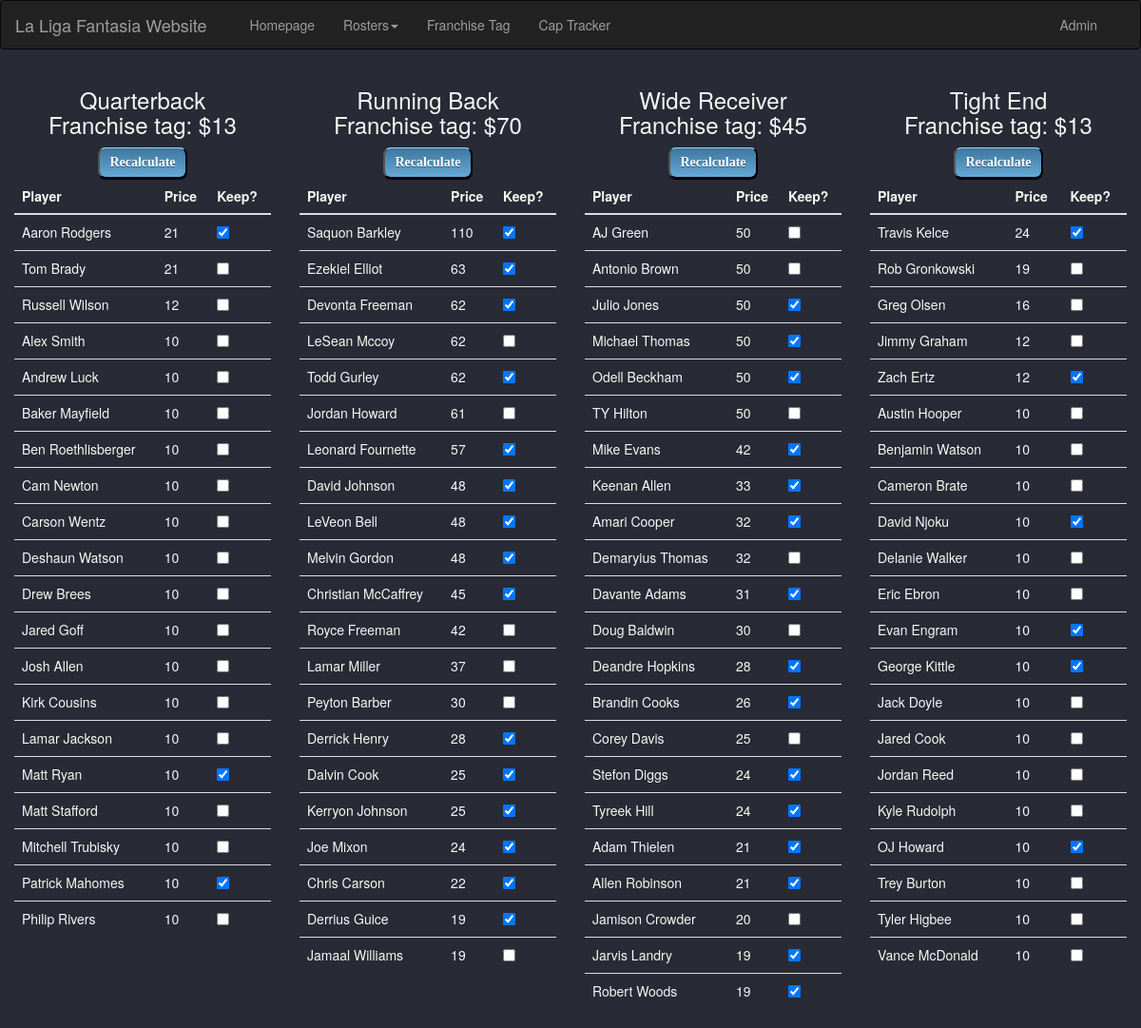
Page /franchise/ on the earlier database version.
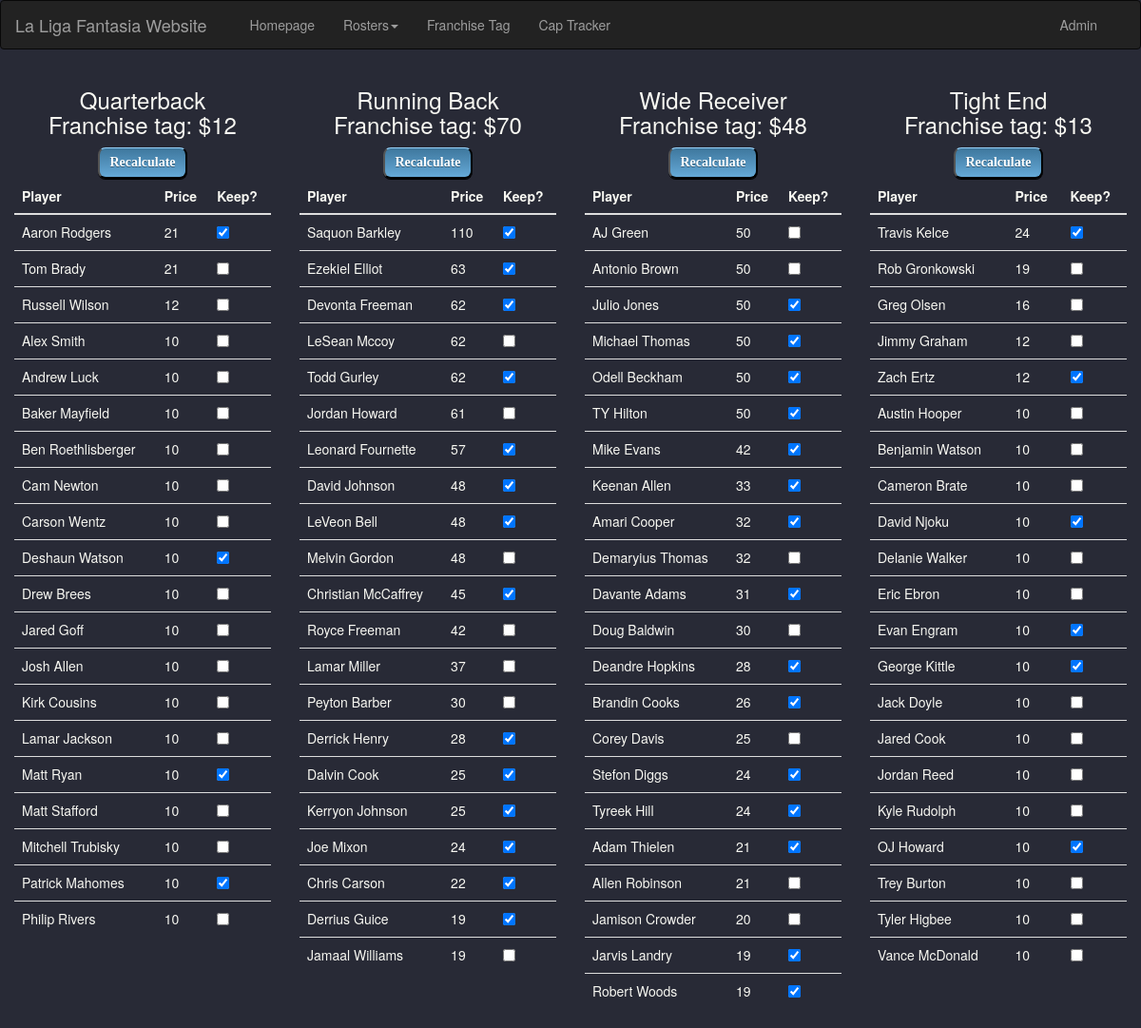
Same page on the later database version.
### liga/models.py (models this page shows, shortened)
class Player(models.Model):
    name = models.CharField(max_length=30)
    price = models.IntegerField()
    position = models.CharField(max_length=3)
    kept = models.BooleanField()
    ftag = models.BooleanField(default=False)

### franchise/views.py (the view)
# urls.py: path('', views.franchise, name='index'),
def franchise(request):
    qb_list = get_list("QB")
    rb_list = get_list("RB")
    wr_list = get_list("WR")
    te_list = get_list("TE")
    tag_prices = []
    for i in range(4):
        tag_prices.append(Player.objects.filter(name__contains='Franchise').values('price')[i]['price'])
    context = {
        'qb_list': qb_list,
        'rb_list': rb_list,
        'wr_list': wr_list,
        'te_list': te_list,
        'tag_prices': tag_prices,
    }
    return render(request, 'franchise/franchise.html', context)

### franchise/views.py (called while the page is built)
def get_list(position):
    if position == "QB" or position == "TE":
        return Player.objects.filter(position=position).exclude(name__contains='Franchise').order_by('-price')
    else:
        return Player.objects.filter(position=position).exclude(name__contains='Franchise').filter(
            price__gte=19).order_by('-price')

### franchise/templates/franchise/franchise.html (shortened to what the changed rows need)
{% extends "liga/base.html" %}
{% block main_content %}
<div class="container-fluid">
    <div class="row">
        <form action="{% url 'franchise:update' 'QB' %}" method="post">
            <div class="col-xs-6 col-sm-6 col-md-3 col-lg-3">
                <h3>
                    <center> Quarterback
                        <br> Franchise tag: ${{tag_prices.0}}
                    </center>
                </h3>
                <table class="table .table-sm">
                    <thead>
                    <tr>
                        <th scope="col">Player</th>
                        <th scope="col">Price</th>
                        <th scope="col">Keep?</th>
                    </tr>
                    </thead>
                    <tbody>
                    {% for qb in qb_list %}
                    <tr>
                        <td> {{qb.name}}</td>
                        <td> {{qb.price}}</td>
                        <td><input type="checkbox" name="item" id="qb{{ forloop.counter }}" value="{{ qb.id }}"
                                   {% if qb.kept %} checked {% endif %}>
                        </td>
                    </tr>
                    {% endfor %}
                    </tbody>
                </table>
            </div>
        </form>
        <form action="{% url 'franchise:update' 'RB' %}" method="post">
            <div class="col-xs-6 col-sm-6 col-md-3 col-lg-3">
                <table class="table .table-sm">
                    <thead>
                    <tr>
                        <th scope="col">Player</th>
                        <th scope="col">Price</th>
                        <th scope="col">Keep?</th>
                    </tr>
                    </thead>
                    <tbody>
                    {% for rb in rb_list %}
                    <tr>
                        <td> {{rb.name}}</td>
                        <td> {{rb.price}}</td>
                        <td><input type="checkbox" name="item" id="rb{{ forloop.counter }}" value="{{ rb.id }}"
                                   {% if rb.kept %} checked {% endif %}>
                        </td>
                    </tr>
                    {% endfor %}
                    </tbody>
                </table>
            </div>
        </form>
        <form action="{% url 'franchise:update' 'WR' %}" method="post">
            <div class="col-xs-6 col-sm-6 col-md-3 col-lg-3">
                <h3>
                    <center> Wide Receiver
                        <br> Franchise tag: ${{tag_prices.2}}
                    </center>
                </h3>
                <table class="table .table-sm">
                    <thead>
                    <tr>
                        <th scope="col">Player</th>
                        <th scope="col">Price</th>
                        <th scope="col">Keep?</th>
                    </tr>
                    </thead>
                    <tbody>
                    {% for wr in wr_list %}
                    <tr>
                        <td> {{wr.name}}</td>
                        <td> {{wr.price}}</td>
                        <td><input type="checkbox" name="item" id="wr{{ forloop.counter }}" value="{{ wr.id }}"
                                   {% if wr.kept %} checked {% endif %}>
                        </td>
                    </tr>
                    {% endfor %}
                    </tbody>
                </table>
            </div>
        </form>
        <form action="{% url 'franchise:update' 'TE' %}" method="post">
            <div class="col-xs-6 col-sm-6 col-md-3 col-lg-3">
                <table class="table .table-sm">
                    <thead>
                    <tr>
                        <th scope="col">Player</th>
                        <th scope="col">Price</th>
                        <th scope="col">Keep?</th>
                    </tr>
                    </thead>
                </table>
            </div>
        </form>
        <br>
    </div>
</div>
{% endblock main_content %}

Differences in the rows shown:
changed Player "Deshaun Watson": kept "☐" → "☑"
changed Player "Melvin Gordon": kept "☑" → "☐"
changed Player "TY Hilton": kept "☐" → "☑"
changed Player "Allen Robinson": kept "☑" → "☐"
Other differences:
{{ tag_prices.0 }}: "13" → "12"
{{ tag_prices.2 }}: "45" → "48"
